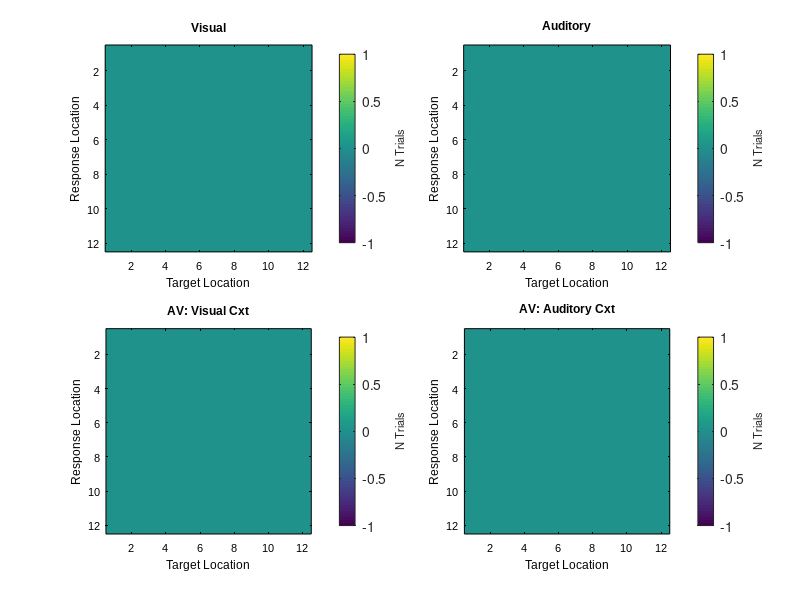

Write MATLAB code to recreate this figure.
function createPerformanceFig

global h
              
    % Create figure
    h.performanceF = figure('NumberTitle',    'off',...
                             'name',           'Performance (no trials yet completed)',...
                             'color',          'w',...
                             'units',          'centimeters',...
                             'position',       [29.2936    1.2690   20   16.65],...
                             'MenuBar',        'none',...
                             'KeyPressFcn',    @KeyPress);    
    % Create axes            
    tStr = {'Visual','Auditory','AV: Visual Cxt','AV: Auditory Cxt'};
    
    for i = 1 : 4
        
        h.performanceA(i) = subplot(2,2,i); 
        h.im(i) = imagesc(zeros(12,12));    
        cbar = colorbar;
        
        axis square
        xlabel('Target Location')
        ylabel('Response Location')
        ylabel(cbar,'N Trials','FontSize',8)
        title(tStr{i})
    end
        
    set(h.performanceA, 'FontSize',     8,...
                        'FontName',     'arial',...
                        'color',        'none',...
                        'xcolor',       'k',...
                        'xdir',         'normal',...
                        'ycolor',       'k');